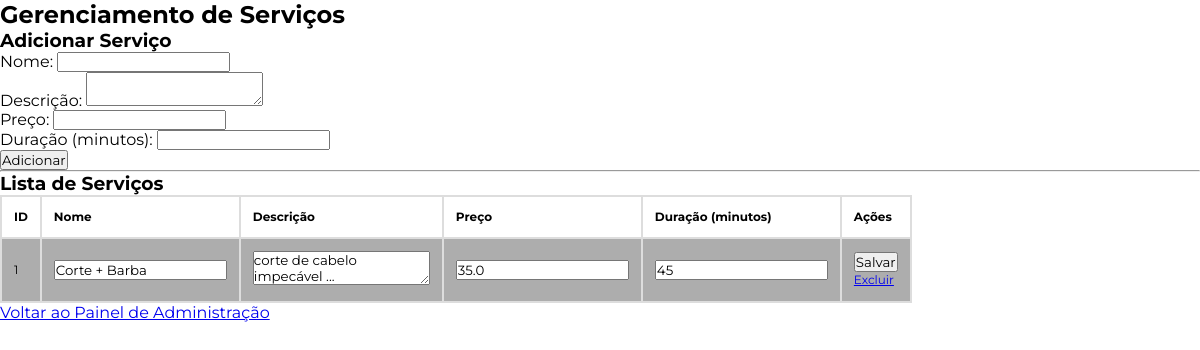
The page /gerenciamentoservicos on the database as committed earlier.
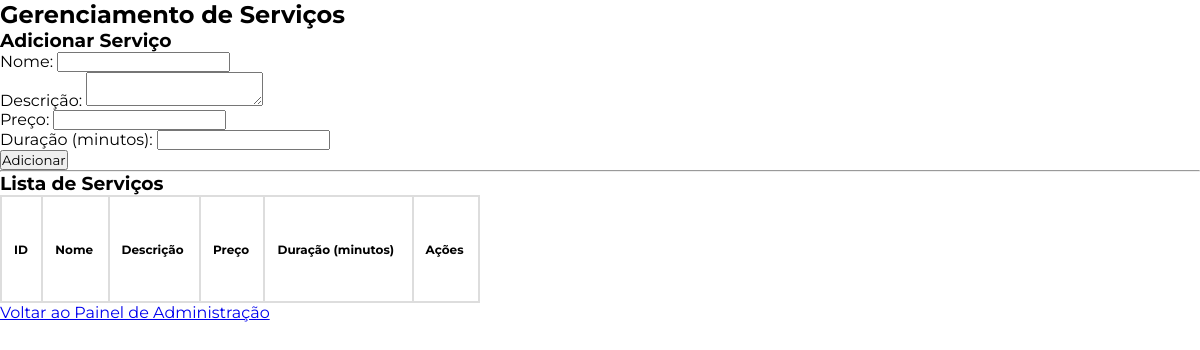
The same page on the database as committed later.
### tables this page shows
CREATE TABLE Servicos (
            servicos_id INTEGER PRIMARY KEY AUTOINCREMENT,
            nome TEXT NOT NULL,
            descricao TEXT,
            preco REAL NOT NULL,
            duracao INTEGER  -- duração em minutos
        );

### app.py (the view, shortened to what this page needs)
@app.route('/gerenciamentoservicos', methods=['GET', 'POST'])
def gerenciar_servicos():
    conn = get_db_connection()
    if request.args.get('excluir'):
        servicos_id = request.args.get('excluir')
        print(f"Excluindo serviço servicos_id={servicos_id}")  # Debug
        conn.execute('DELETE FROM Servicos WHERE servicos_id = ?', (servicos_id,))
        conn.commit()
        flash('Serviço excluído com sucesso!')
    servicos = conn.execute('SELECT * FROM Servicos').fetchall()
    conn.close()
    return render_template('gerenciamento_servicos.html', servicos=servicos)

### app.py (called while the page is built)
def get_db_connection():
    conn = sqlite3.connect('barbearia.db')
    conn.row_factory = sqlite3.Row  # Permite acessar os resultados como dicionário
    return conn

### templates/gerenciamento_servicos.html (shortened to what this page needs)
<!DOCTYPE html>
<html lang="en">
<head>
    <link rel="stylesheet" type="text/css" href="{{ url_for('static', filename='css/style.css') }}">
</head>
<body>
    <h2>Gerenciamento de Serviços</h2>
    <h3>Adicionar Serviço</h3>
    <form action="/gerenciamentoservicos" method="POST">
        <label for="nome">Nome:</label>
        <input type="text" id="nome" name="nome" required>
        <br>
        <label for="descricao">Descrição:</label>
        <textarea id="descricao" name="descricao"></textarea>
        <br>
        <label for="preco">Preço:</label>
        <input type="number" id="preco" name="preco" step="0.01" required>
        <br>
        <label for="duracao">Duração (minutos):</label>
        <input type="number" id="duracao" name="duracao">
        <br>
        <button type="submit">Adicionar</button>
    </form>
    <hr>
    <h3>Lista de Serviços</h3>
    <table border="1">
        <tr>
            <th>ID</th>
            <th>Nome</th>
            <th>Descrição</th>
            <th>Preço</th>
            <th>Duração (minutos)</th>
            <th>Ações</th>
        </tr>
        {% for servico in servicos %}
        <tr>
            <form action="/gerenciamentoservicos" method="POST">
                <td>{{ servico.servicos_id }}</td>
                <td>
                    <input type="text" name="nome" value="{{ servico.nome }}" required>
                </td>
                <td>
                    <textarea name="descricao">{{ servico.descricao }}</textarea>
                </td>
                <td>
                    <input type="number" name="preco" value="{{ servico.preco }}" step="0.01" required>
                </td>
                <td>
                    <input type="number" name="duracao" value="{{ servico.duracao }}" >
                </td>
                <td>
                    <button type="submit" name="editar">Salvar</button>
                    <a href="?excluir={{ servico.servicos_id }}" onclick="return confirm('Tem certeza que deseja excluir este serviço?');">Excluir</a>
                </td>
            </form>
        </tr>
        {% endfor %}
    </table>
    <a href="/indexadmin">Voltar ao Painel de Administração</a>
</body>
</html>

Rows that differ between the two databases and show on the page:
removed Servicos: servicos_id "1", nome "Corte + Barba", descricao "corte de cabelo impecável ...", preco "35.0", duracao "45"
